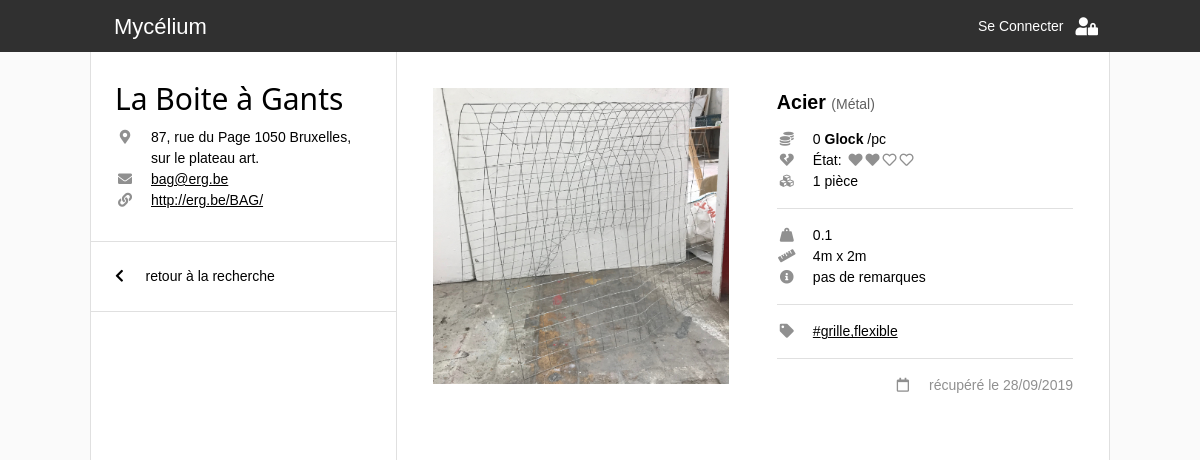
/item_page.php?r=bag&id=16, run on the app's committed database.
### tables this page shows
CREATE TABLE IF NOT EXISTS `_global_recuperatheques` (
  `ID` int(11) NOT NULL AUTO_INCREMENT,
  `nom` varchar(255) NOT NULL,
  `adresse` varchar(255) NOT NULL,
  `monnaie` varchar(8) NOT NULL,
  `telephone` varchar(16) NOT NULL,
  `mdp` varchar(255) NOT NULL,
  `site` varchar(255) NOT NULL,
  `pseudo` varchar(16) NOT NULL,
  `mail` varchar(255) NOT NULL,
  `date_creation` date DEFAULT NULL,
  PRIMARY KEY (`ID`)
);

CREATE TABLE IF NOT EXISTS `bag_catalogue` (
  `ID` int(11) NOT NULL AUTO_INCREMENT,
  `ID_categorie` int(11) NOT NULL,
  `ID_souscategorie` int(11) NOT NULL,
  `pieces` int(11) NOT NULL,
  `dimensions` varchar(255) NOT NULL,
  `etat` int(11) NOT NULL,
  `tags` text NOT NULL,
  `remarques` text NOT NULL,
  `date_ajout` datetime NOT NULL DEFAULT CURRENT_TIMESTAMP,
  `poids` float NOT NULL,
  `prix` float NOT NULL,
  `localisation` varchar(255) NOT NULL,
  PRIMARY KEY (`ID`)
);

CREATE TABLE IF NOT EXISTS `_global_souscategories` (
  `ID` int(11) NOT NULL AUTO_INCREMENT,
  `nom` varchar(255) NOT NULL,
  `ID_categorie` int(11) NOT NULL,
  `unite` varchar(255) NOT NULL,
  `prix` float NOT NULL,
  PRIMARY KEY (`ID`)
);

CREATE TABLE IF NOT EXISTS `_global_categories` (
  `ID` int(11) NOT NULL AUTO_INCREMENT,
  `nom` varchar(255) NOT NULL,
  `score` int(11) NOT NULL,
  PRIMARY KEY (`ID`)
);

### connection_db.php (called while the page is built, shortened)
<?php
  function link_construct($params, $web_page = 1){
    $getURL = $web_page . '?' . http_build_query(array_merge($_GET, $params));
    return $getURL;
  }
?>

### item_page.php (the view, shortened to what this page needs)
<!DOCTYPE html>
<html lang="en">
<head>
  <link rel="stylesheet" href="css/w3.css">
  <link rel="stylesheet" href="https://use.fontawesome.com/releases/v5.7.0/css/all.css">
  <link rel="stylesheet" href="https://indestructibletype.com/fonts/Jost.css" type="text/css" charset="utf-8" />
  <link rel="stylesheet" href="css/main.css">
  <link rel="stylesheet" href="css/header.css">
  <link rel="stylesheet" href="css/menu.css">
  <link rel="stylesheet" href="css/item.css">
  <link rel="stylesheet" href="css/add_form.css">
</head>
<body>
  <?php
  include('connection_db.php')
  ?>
  <?php
    $req = $bdd->prepare(' SELECT pseudo FROM _global_recuperatheques ');
    $req->execute();
    $recuperatheques = array();
    while($item = $req->fetch()){
      array_push($recuperatheques,$item['pseudo']);
    }
    if (isset($_GET['r']) && in_array($_GET['r'], $recuperatheques)){
      $recuperatheque = htmlspecialchars($_GET['r']);
      $recuperatheque_catalogue = htmlspecialchars($_GET['r']) . '_catalogue';
    } else{
      $recuperatheque = null;
    }
  ?>
  <?php
    if (isset($_GET['id'])){
      $id = htmlspecialchars($_GET['id']);
    } else{
      $id = 0;
    }
  ?>
  <?php
  include('header.php');
  ?>
  <div class="quasi-fullwidth space-header two-side-flex">
      <div class="flex-third">
        <?php
          if($recuperatheque){
            $req = $bdd->prepare(' SELECT * FROM _global_recuperatheques WHERE pseudo = :recuperatheque ');
            $req->bindValue(':recuperatheque', $recuperatheque , PDO::PARAM_STR);
            $req->execute();
            $recup_info = $req->fetch();
            include("recuperatheque_info.php");
        ?>
        <div class="container border-top border-bottom sticky">
          <a onclick="back_link()" ><i class="fas fa-chevron-left"></i> &emsp; retour à la recherche </a>
        </div>
      </div>
    <div class="flex-half">
      <div class="item-single-container">
        <?php
          $req = $bdd->prepare('  SELECT
                                  c.ID AS ID_item, c.ID_categorie, c.ID_souscategorie, c.pieces AS pieces, c.dimensions AS dimensions, c.etat AS etat, c.tags AS tags, c.prix AS prix, c.poids AS poids, c.remarques AS remarques, c.localisation AS localisation,
                                  c.date_ajout AS date_ajout, DATE_FORMAT(c.date_ajout, \'%d/%m/%Y\') AS date_ajout_fr,
                                  cat.ID, cat.nom AS categorie,
                                  sscat.ID AS sscatID, sscat.ID_categorie, sscat.unite AS unitesscat, sscat.prix AS prixsscat, sscat.nom AS sous_categorie
                                  FROM ' . $recuperatheque_catalogue . ' c
                                  INNER JOIN _global_categories cat ON c.ID_categorie=cat.ID
                                  INNER JOIN _global_souscategories sscat ON c.ID_souscategorie=sscat.ID
                                  WHERE c.id=:id');
          $req->bindValue(':id', $id, PDO::PARAM_INT);
          $req->execute();
        ?>
        <?php
          if ($req->rowCount() > 0) {
            $item = $req->fetch();
            include('item.php'); ?>
            <?php
          }
          else{
            echo '<h3 class="erreur"> Cet objet n\'existe pas </h3>';
            $item=0;
          }
        ?>
      </div>
      <?php
      }
      else {
        echo '<h3 class="erreur"> Pas de récupérathèque valide </h3>';
      }
      ?>
    </div>
  </div>
</body>
</html>

### recuperatheque_info.php (shortened to what this page needs)
<div class="container recuperatheque
      <?php if(in_array(basename($_SERVER['PHP_SELF']),array("catalogue.php","item_page.php"))){
        echo "depliable" ;}
      ?>">
    <h2> <?php echo $recup_info['nom'] ;?> </h2>
    <div class="info">
      <?php if ($recup_info['adresse']){ ?>
        <div class="info-line">
          <i class="fas fa-map-marker-alt info-icon"></i>
          <div class="info-text"> <?php echo $recup_info['adresse'];?> </div>
        </div>
        <?php
        }
      ?>
      <?php if ($recup_info['mail']){ ?>
        <div class="info-line">
          <i class="fas fa-envelope info-icon"></i>
          <a class="info-text tag" href="mailto:<?php echo $recup_info['mail'];?>"> <?php echo $recup_info['mail'];?></a>
        </div>
        <?php
        }
      ?>
      <?php if ($recup_info['site']){ ?>
        <div class="info-line">
          <i class="fas fa-link info-icon"></i>
          <a class="info-text tag" href="<?php echo $recup_info['site'];?>" target="_blank"> <?php echo $recup_info['site'];?></a>
        </div>
      <?php
      }
      ?>
    </div>
</div>

### item.php (shortened to what this page needs)
<?php
  $prix = $item['prix'];
  $piece = "1 pièce";
  $tags = explode(", ",$item['tags']);
  if ($item['dimensions']==''){
    $dimensions='non-disponibles';
  }
  else{
    $dimensions=$item['dimensions'];
  }
  if ($item['remarques']==''){
    $remarques='pas de remarques';
  }
  else{
    $remarques=$item['remarques'];
  }
?>
<div class='item'>
  <div class="photo-container">
      <?php
        $image_url = 'photos/' . $recuperatheque . '/' . $item['ID_item'] . '.jpg';
      ?>
      <img class="item-photo" src=<?php echo $image_url; ?> />
  </div>
  <div class="text-container">
    <div class='categorie-container'>
      <?php
      if ($item['sous_categorie']!='Autre'){
        ?>
        <span class="souscat"> <?php echo $item['sous_categorie']; ?> </span>
        <span class="cat"> (<?php echo $item['categorie']; ?>) </span>
      <?php
      }
      else{
        ?>
        <span class="souscat"> <?php echo $item['categorie']; ?> </span>
      <?php
      }
      ?>
    </div>
    <div class="info-container separateur">
      <div class="info-line">
        <i class='fas fa-coins info-icon'></i>
        <div class="info-text"><?php echo $prix; ?> <b><?php echo $recup_info['monnaie'];; ?></b> /pc </div>
      </div>
      <div class="info-line">
        <i class='fas fa-heart-broken info-icon'></i>
        <div class="info-text"> État:
          <span class='etat-icon-container'>
          <?php
          for($n = 0; $n < 4; $n++){
            if($item['etat'] > $n){
              echo '<i class="fas fa-heart"></i>' ;
            } else{
              echo '<i class="far fa-heart"></i>' ;
            }
          }
          ?>
          </span>
        </div>
      </div>
      <div class="info-line">
        <i class='fas fa-cubes info-icon'></i>
        <div class="info-text"><?php echo $piece; ?></div>
      </div>
    </div>
    <div class="info-plus-container separateur">
      <?php
        if ($item['unitesscat']=='kg'){ ?>
          <div class="info-line">
            <i class='fas fa-weight-hanging info-icon'></i>
            <div class="info-text"> <?php echo $item['poids']; ?> </div>
          </div>
        <?php
        }
      ?>
      <div class="info-line">
        <i class='fas fa-ruler info-icon'></i>
        <div class="info-text"> <?php echo $dimensions; ?> </div>
      </div>
      <div class="info-line">
        <i class='fas fa-info-circle info-icon'></i>
        <div class="info-text"> <?php echo $remarques; ?> </div>
      </div>
    </div>
    <div class='tags-container separateur'>
      <div class="info-line">
        <i class='fas fa-tag info-icon'></i>
        <div class="info-text">
          <?php
            for($n = 0; $n < count($tags); $n++){?>
              <a class="tag" href= <?php echo link_construct(array('q'=>$tags[$n],'id'=>null, 'page'=>1), 'catalogue.php') ?> >#<?php echo $tags[$n];?></a>
              <?php
            }
          ?>
        </div>
      </div>
    </div>
    <div class="date-container">
      <div class="info-line">
        <i class='far fa-calendar info-icon'></i>
        <div class="info-text">récupéré le <?php echo $item['date_ajout_fr']; ?></div>
      </div>
    </div>
  </div>
</div>

### css/w3.css (style rules this page uses)
*,*:before,*:after { box-sizing:inherit }
html { -ms-text-size-adjust:100%;-webkit-text-size-adjust:100% }
body { margin:0 }
a { background-color:transparent }
b,strong { font-weight:bolder }
img { border-style:none }
html,body { font-family:Verdana,sans-serif;font-size:15px;line-height:1.5 }
html { overflow-x:hidden }
h2 { font-size:30px }
h1,h2,h3,h4,h5,h6 { font-family:"Segoe UI",Arial,sans-serif;font-weight:400;margin:10px 0 }
img { vertical-align:middle }
a { color:inherit }

### css/main.css (style rules this page uses)
html, body { background: #fafafa; margin: 0; font-weight: 400; font-size: 14px; line-height: 1.5; }
html, body, p, h1, h2, h3, h4, h5, h6 { font-family:, 'Open Sans', Helvetica, arial, sans-serif !important; }
@media (min-width: 993px) { .quasi-fullwidth { margin: 0 auto 0; max-width: 85%; } }
.space-header { padding-top: 52px; box-sizing: border-box; }
.container { background: white; text-align: left; padding: 12px 24px; }
.border-top { border-top: 1px solid #E0E0E0; }
.border-bottom { border-bottom: 1px solid #E0E0E0; }
@media (min-width:993px) { .container { padding: 24px; } }
.two-side-flex { background: white; min-height: 100vh; display: flex; flex-direction: row; flex-wrap: wrap; align-content: flex-start; }
.two-side-flex > * { box-sizing: border-box; }
.flex-third { flex: 1 0 100%; }
.flex-half { flex: 1 100%; }
@media (min-width:993px) { .two-side-flex { flex-wrap: nowrap; border-left: 1px solid #E0E0E0; } }
@media (min-width:993px) { .two-side-flex > * { border-right: 1px solid #E0E0E0; } }
@media (min-width:993px) { .flex-third { flex-basis: 30%; flex-grow: 0; min-height: 100vh; } }
@media (min-width:993px) { .flex-half { flex-basis: 50%; min-height: 100vh; } }
.recuperatheque h2 { margin: 0; }
.recuperatheque .info { margin: 6px 0px; white-space: normal; }
.recuperatheque a { word-break: break-all; }
.recuperatheque.depliable .info { display: none; }
@media (min-width: 601px) { .recuperatheque.depliable .info { display: block; } }

### css/menu.css (style rules this page uses)
.sticky { position: sticky; top: 52px; z-index: 10; }
@media (min-width: 993px) { .sticky { position: static; } }

### css/item.css (style rules this page uses)
.item { text-align: left; background: white; padding: 24px; flex-basis: 100%; position: relative; display: flex; flex-direction: row; flex-wrap: wrap; justify-content: center; }
.item > * { box-sizing: content-box; max-width: 400px; flex-basis: 100%; }
@media (min-width: 601px) { .item { padding: 12px; } }
.item-single-container { background: white; display: flex; justify-content: flex-start; }
@media (min-width: 601px) { .item-single-container .item { padding: 12px; } }
@media (min-width: 601px) { .item-single-container .item > * { padding: 24px; margin: 0; flex-basis: 50%; } }
@media (min-width: 993px) { .item-single-container .item { flex-wrap: nowrap; } }
@media (min-width: 993px) { .item-single-container .text-container { max-width: none; flex-grow: 1; } }
.photo-container { margin-bottom: 12px; position: relative; }
.item-photo { width: 100%; }
.text-container { display: flex; flex-direction: column; overflow: hidden; }
.categorie-container { padding-bottom: 12px; }
.categorie-container .cat { color: #606060; }
.categorie-container .souscat { font-weight: bold; font-size: 1.4em; }
.tags-container { flex-grow: 1; }
.item-single-container .separateur:after { content: ""; display: block; margin: auto; width: 100%; height: 1px; margin-top: 16px; margin-bottom: 16px; background: #E0E0E0; }
.info-line { display: flex; align-items: baseline; }
.date-container .info-line { color: #909090; justify-content: flex-end; }
.info-icon { color: #909090; flex-basis: 20px; margin-right: 16px; text-align: center; flex-shrink: 0; }
.etat-icon-container i { color: #909090; padding-left: 3px; }
.tag { position: relative; z-index: 2; text-decoration: underline; }

### data on the page
_global_recuperatheques: nom "La Boite à Gants", adresse "87, rue du Page 1050 Bruxelles, sur le plateau art.", mail "bag@erg.be", site "http://erg.be/BAG/", monnaie "Glock"
bag_catalogue: _global_souscategories.nom "Acier", _global_categories.nom "Métal", prix "0", etat 2 (drawn), poids "0.1", dimensions "4m x 2m", remarques "pas de remarques", tags "grille,flexible"

### other printed values
$piece "1 pièce"
$item['date_ajout_fr'] "28/09/2019"
